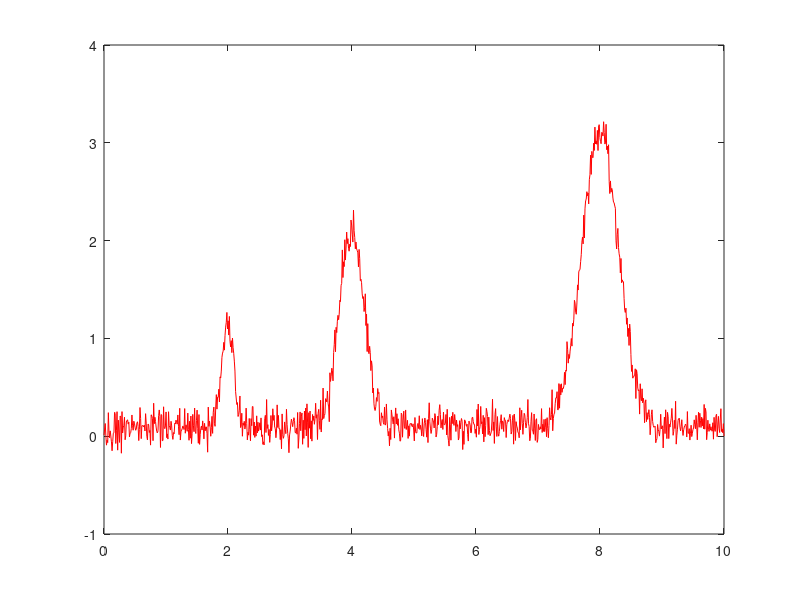

Source code (MATLAB): (Note: this script raises an error after producing the figure.)
%% generate data
x=linspace(0,10,1000);

baseline=0.10;
A=[1 2 3];
x0=[2 4 8];
sigma=[0.1 0.2 0.3];

y=zeros(size(x));
for k=1:numel(A)
    y=y+A(k)*exp(-(x-x0(k)).^2/(2*sigma(k)^2));
end
y=y+baseline;

y=y+0.1*randn(size(y));

plot(x,y,'r');

%% setup and use Curve object
object=SMASH.CurveFit.Curve;

gaussian=SMASH.CurveFit.makePeak('gaussian');
background=SMASH.CurveFit.makeBackground('constant');

object=add(object,background,[]);

object=add(object,gaussian,[2.1 0.1],...
    'lower',[1 0.05],'upper',[3 0.2]);

object=add(object,gaussian,[3.9 0.2],...
    'lower',[3 0.1],'upper',[5 0.3]);

object=add(object,gaussian,[7.5 0.2],...
    'lower',[7 0.2],'upper',[9 0.4]);

%options=optimset('Display','iter');
options=optimset();
object=fit(object,[x(:) y(:)],options);

summarize(object);
report=summarize(object);
line(x,evaluate(object,x),...
    'Color','k','LineWidth',2);

label=sprintf('x0=%.3f\nsigma=%.3f',...
    report(2).Parameter(1),report(2).Parameter(2));
text(report(2).Parameter(1),1.5,label,...
    'HorizontalAlignment','center');

label=sprintf('x0=%.3f\nsigma=%.3f',...
    report(3).Parameter(1),report(3).Parameter(2));
text(report(3).Parameter(1),2.5,label,...
    'HorizontalAlignment','center');

label=sprintf('x0=%.3f\nsigma=%.3f',...
    report(4).Parameter(1),report(4).Parameter(2));
text(report(4).Parameter(1),3.5,label,...
    'HorizontalAlignment','center');

ylim([-0.5 4]);

%%
report=analyze(object,[x(:) y(:)],10e3);
confidence(report);